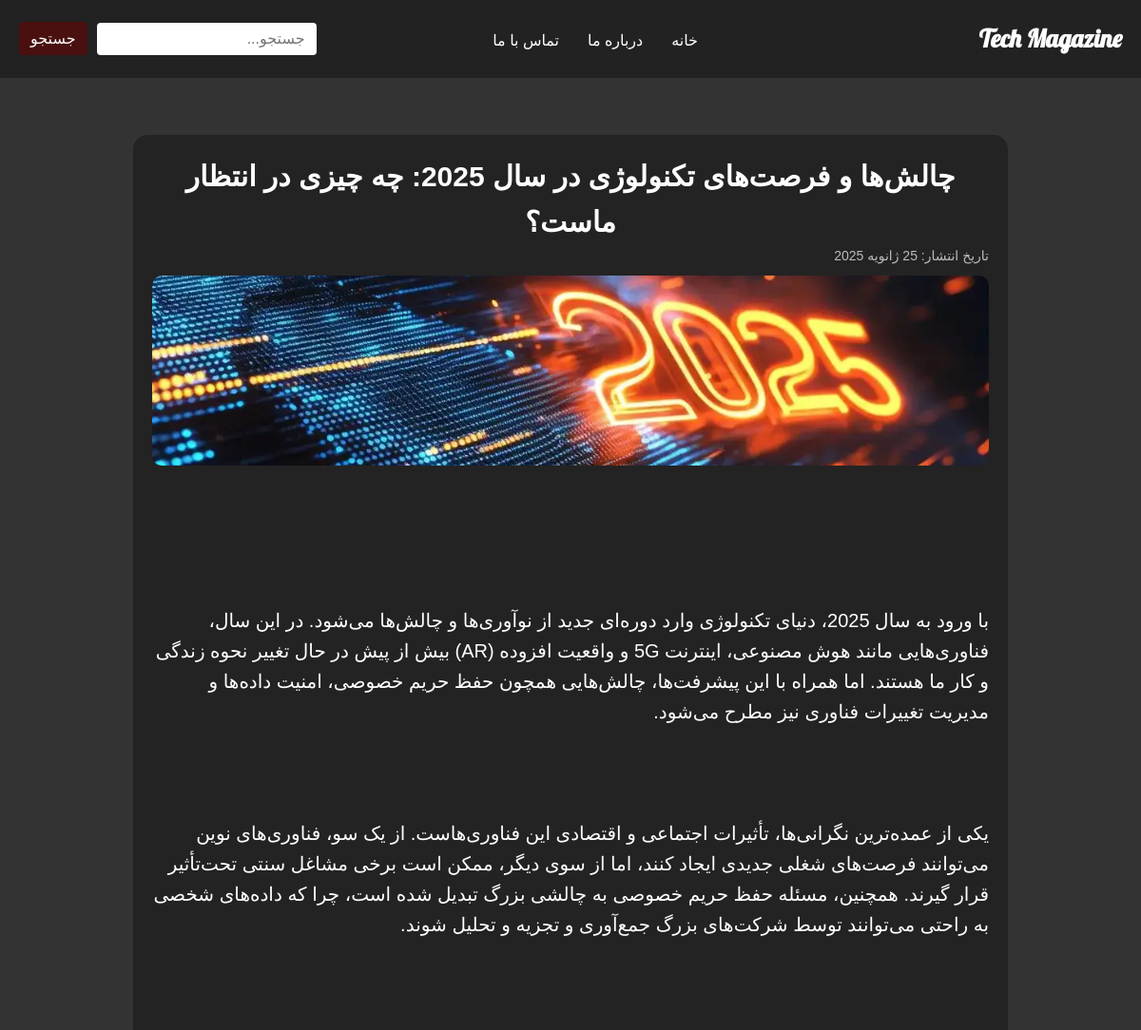
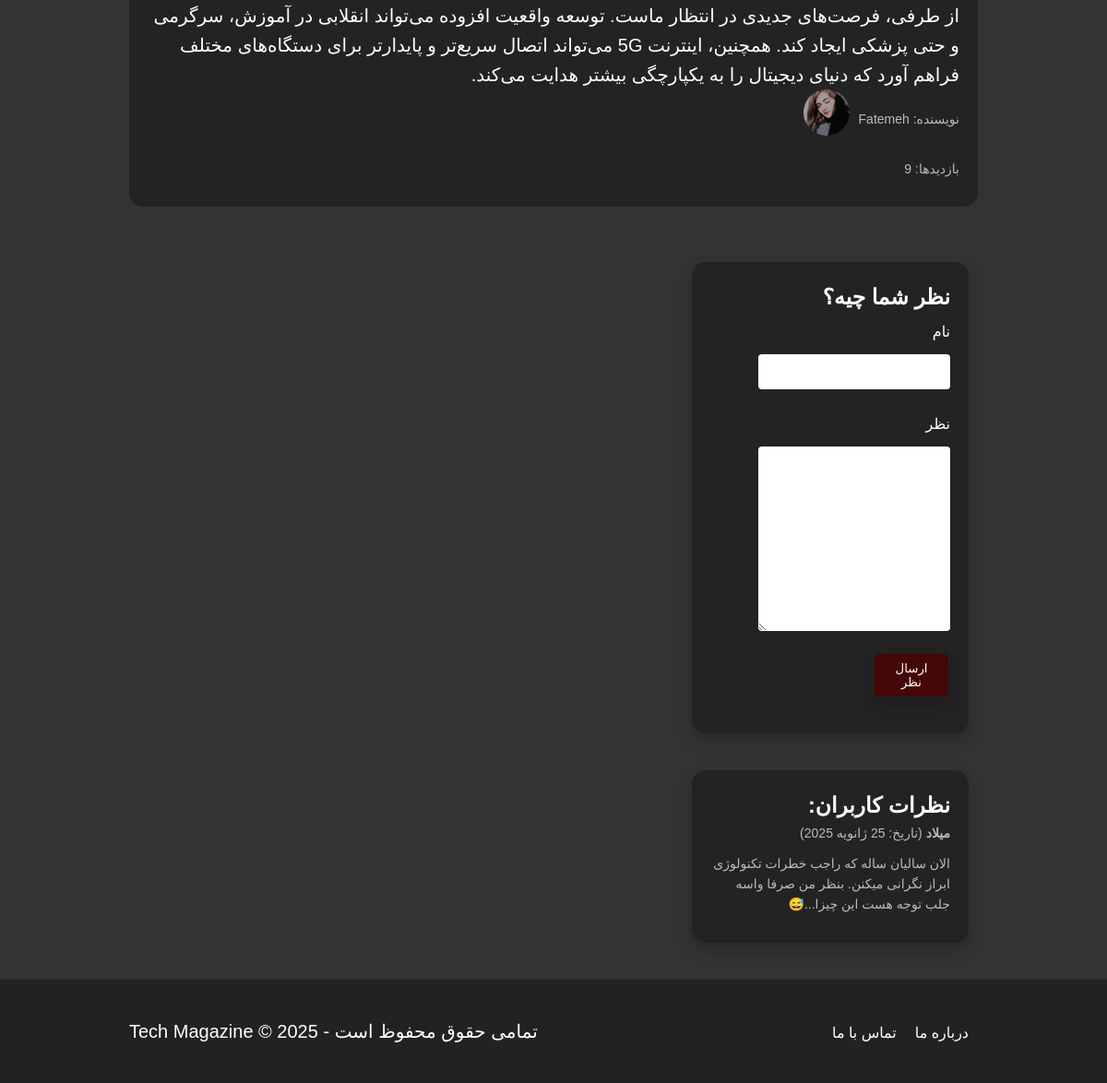
/article/15/, run on the app's committed database (2 pictures, top to bottom).
### blog/models.py (models this page shows, shortened)
class Article(models.Model):
    title = models.CharField(max_length=200)
    body = models.TextField()
    author = models.ForeignKey(
        settings.AUTH_USER_MODEL,  # اشاره به مدل کاربری سفارشی
        on_delete=models.CASCADE,  # حذف مقالات هنگام حذف کاربر
        related_name='articles',  # دسترسی به مقالات از طریق کاربر
    )
    publish_date = models.DateTimeField(auto_now_add=True)
    views = models.PositiveIntegerField(default=0)  # شمارنده بازدید
    sources = models.TextField(blank=True, null=True)  # منابع
    image = models.ImageField(upload_to='article_images/', blank=True, null=True)  # تصویر
    slug = models.SlugField(unique=True, blank=True)  # امکان خالی بودن در فرم
    def save(self, *args, **kwargs):
        self.body = self.body.replace('\n', '<br>')
        super().save(*args, **kwargs)  # ذخیره در دیتابیس

class CustomUser(AbstractUser):
    profile_picture = models.ImageField(upload_to='profile_pics/', null=True, blank=True)

class Comment(models.Model):
    article = models.ForeignKey(Article, related_name='comments', on_delete=models.CASCADE)
    name = models.CharField(max_length=100)
    content = models.TextField()
    publish_date = models.DateTimeField(auto_now_add=True)
    approved = models.BooleanField(default=False)  # وضعیت تایید کامنت (برای ادمین)

### blog/views.py (the view)
# urls.py: path('article/<int:id>/', views.article_detail, name='article_detail'),  # جزئیات مقالات
def article_detail(request, id):
    article = get_object_or_404(Article, id=id)
    article.views += 1
    article.save()
    if request.method == "POST":
        form = CommentForm(request.POST)
        if form.is_valid():
            comment = form.save(commit=False)
            comment.article = article  # اتصال کامنت به مقاله مربوطه
            comment.save()  # ذخیره کامنت در پایگاه داده
            return redirect('article_detail', id=article.id)
    else:
        form = CommentForm()
    comments = article.comments.filter(approved=True)
    return render(request, 'blog/article_detail.html', {
        'article': article,
        'form': form,
        'comments': comments,
    })

### blog/forms.py
class CommentForm(forms.ModelForm):
    class Meta:
        model = Comment
        fields = ['name', 'content']  # فیلدهای فرم

### blog/templates/blog/article_detail.html (shortened to what this page needs)
<!DOCTYPE html>
{% load static %}
<html lang="fa" dir="rtl">
<head>
  <link rel="stylesheet" href="{% static 'styles.css' %}">
</head>
<body>
  <header>
    <div class="header-content">
      <div class="right-section">
        <h1>Tech Magazine</h1>
      </div>
      <nav class="center-nav">
        <ul>
          <li><a href="{% url 'home' %}">خانه</a></li>
          <li><a href="{% url 'about' %}">درباره ما</a></li>
          <li><a href="{% url 'contact' %}">تماس با ما</a></li>
        </ul>
      </nav>
      <div class="search">
        <input type="text" placeholder="جستجو...">
        <button>جستجو</button>
      </div>
    </div>
  </header>
<section class="article-detail">
  <div class="container">
    <div class="article-card">
      <h2 class="article-title">{{ article.title }}</h2>
      <p class="date">تاریخ انتشار: {{ article.publish_date|date:"d F Y" }}</p>
      <div class="article-image-container">
        {% if article.image %}
          <img src="{{ article.image.url }}" alt="{{ article.title }}" class="article-image">
        {% else %}
          <img src="{% static 'default.jpg' %}" alt="{{ article.title }}" class="article-image">
        {% endif %}
      </div>
      <div class="article-body">
        {{ article.body|safe }}
      </div>
      <div class="article-meta">
        <p style="display: flex; align-items: center;">
          نویسنده: {{ article.author.username }}
          <img src="{{ article.author.profile_picture.url }}" alt="Profile Picture" style="width: 50px; height: 50px; border-radius: 50%; margin-right: 10px;">
        </p>
        <p class="views">بازدیدها: {{ article.views }}</p>
      </div>
    </div>
  </div>
</section>
<body class="article-detail-page">
    <div class="comment-form-card input">
      <h3>نظر شما چیه؟</h3>
      <form method="post">
        <div>
          <label for="id_name" class="id_name">نام</label>
          {{ form.name }}
        </div>
        <div>
          <label for="id_content"class="id_content">نظر</label>
          {{ form.content }}
        </div>
        <button type="submit" class="comment-form-card button">ارسال نظر</button>
      </form>
    </div>
    {% for comment in comments %}
      <div class="comment-card">
        <h3>نظرات کاربران:</h3>
        <p><strong>{{ comment.name }}</strong> (تاریخ: {{ comment.publish_date|date:"d F Y" }})</p>
        <p>{{ comment.content }}</p>
      </div>
    {% empty %}
      <p>هنوز نظری ثبت نشده است.</p>
    {% endfor %}
  <footer>
    <div class="container">
      <nav class="footer-nav">
        <ul>
          <li><a href="{% url 'about' %}">درباره ما</a></li>
          <li><a href="{% url 'contact' %}">تماس با ما</a></li>
        </ul>
      </nav>
      <div class="social-links">
        <p>تمامی حقوق محفوظ است - Tech Magazine © 2025</p>
      </div>
    </div>
  </footer>
</body>
</html>

### blog/static/styles.css (style rules this page uses)
* { margin: 0; padding: 0; box-sizing: border-box; font-family: 'Arial', sans-serif; }
body { background-color: #333; font-size: 20px; color: #fff; line-height: 1.6; }
.container { width: 80%; margin: 0 auto; }
header { background-color: #222; color: white; padding: 20px 0; }
.header-content { display: flex; justify-content: space-between; align-items: center; max-width: 1600px; margin: 0 auto; padding: 0 20px; }
.right-section h1 { font-size: 26px; font-family: 'Lobster', cursive; text-align: right; margin-right: 50px; margin: 0; }
.center-nav { flex: 1; text-align: center; margin-right: 110px; }
.center-nav ul { list-style: none; display: inline-flex; gap: 30px; padding: 0; margin: 0; }
nav ul li { margin: 0; }
.center-nav ul li a { color: white; text-decoration: none; font-size: 16px; }
.search { display: flex; align-items: center; gap: 10px; }
.search input { padding: 8px 12px; font-size: 16px; border: none; border-radius: 4px; }
.search button { padding: 8px 12px; font-size: 16px; border: none; border-radius: 4px; background-color: rgba(91, 8, 8, 0.705); color: white; cursor: pointer; }
.article-card { background-color: #242323; padding: 20px; border-radius: 15px; text-align: center; transition: transform 0.3s, box-shadow 0.3s; }
.article-card img { width: 100%; height: 200px; object-fit: cover; border-radius: 10px; margin-bottom: 15px; }
.article-card p { font-size: 14px; color: #bbb; margin-bottom: 10px; }
footer { background-color: #222; color: white; padding: 20px 0; text-align: center; }
.article-card { background-color: #242323; padding: 20px; border-radius: 15px; text-align: right; direction: rtl; line-height: 1.6; transition: transform 0.3s, box-shadow 0.3s; margin-top: 40px; }
.comment-card { background-color: #242323; padding: 20px; border-radius: 15px; margin-top: 20px; box-shadow: 0 8px 15px rgba(0, 0, 0, 0.2); }
.comment-card p { font-size: 20px; line-height: 1.6; font-family: 'IRANSans', 'Tahoma', sans-serif; color: #444; }
.comment-form-card { background-color: #242323; padding: 20px; border-radius: 15px; width: 25%; margin-right: 150px; margin-bottom: 20px; box-shadow: 0 8px 15px rgba(0, 0, 0, 0.2); margin-top: 40px; }
.comment-form-card input, .comment-form-card textarea { width: 80%; padding: 10px; border: none; border-radius: 4px; font-size: 16px; margin-top: 10px; display: flex; align-items: center; margin-bottom: 20px; }
.id_content , .id_name { font-size: 16px; margin-left: 10px; white-space: nowrap; }
.comment-form-card button { padding: 8px 10px; background-color: rgba(78, 1, 1, 0.8); color: white; border: none; border-radius: 5px; cursor: pointer; width: 80px; margin-top: 5px; margin-right: 2px; }
.comment-card { margin-top: 40px; margin-bottom: 40px; margin-right: 150px; width: 25%; }
.comment-card p { font-size: 14px; color: #bbb; margin-bottom: 10px; }
.article-body { white-space: pre-line; }
.article-title { text-align: center; }
.article-image-container { width: 100%; height: 200px; overflow: hidden; border-radius: 10px; margin-bottom: 15px; }
.article-image-container { width: 100%; height: 300px; overflow: hidden; position: relative; }
.article-image { width: 100%; height: 100%; object-fit: cover; object-position: center; }
body { display: flex; flex-direction: column; min-height: 100vh; margin: 0; }
footer { background-color: #222; color: white; text-align: center; padding: 10px 0; margin-top: auto; }
.container { padding: 20px; }
.footer-nav ul { display: flex; list-style: none; justify-content: center; padding: 0; }
.footer-nav ul li { margin: 0 10px; }
.footer-nav ul li a { text-decoration: none; color: #fff; font-size: 16px; }
footer { background-color: #222; color: #fff; text-align: center; padding: 20px 0; position: relative; bottom: 0; width: 100%; }
footer .container { display: flex; justify-content: space-between; align-items: center; }

### data on the page
Article: title "چالش‌ها و فرصت‌های تکنولوژی در سال 2025: چه چیزی در انتظار ماست؟", publish_date "25 ژانویه 2025", image (picture), body "با ورود به سال 2025، دنیای تکنولوژی وارد دوره‌ای جدید از نوآوری‌ها و چالش‌ها می‌شود. در این سال، فناوری‌هایی مانند هوش مصنوعی، اینترنت 5G و واقعیت افزوده (AR) بیش از پیش در حال تغییر نحوه زندگی و کار ما هستند. اما همراه با این پیشرفت‌ها، چالش‌هایی همچون حفظ حریم خصوصی، امنیت داده‌ها و مدیریت تغییرات فناوری نیز مطرح می‌شود. یکی از عمده‌ترین نگرانی‌ها، تأثیرات اجتماعی و اقتصادی این فناوری‌هاست. از یک سو، فناوری‌های نوین می‌توانند فرصت‌های شغلی جدیدی ایجاد کنند، اما از سوی دیگر، ممکن است برخی مشاغل سنتی تحت‌تأثیر قرار گیرند. همچنین، مسئله حفظ حریم خصوصی به چالشی بزرگ تبدیل شده است، چرا که داده‌های شخصی به راحتی می‌توانند توسط شرکت‌های بزرگ جمع‌آوری و تجزیه و تحلیل شوند. از طرفی، فرصت‌های جدیدی…", author.username "Fatemeh", author.profile_picture (picture), views "9"
Comment: name "میلاد", publish_date "25 ژانویه 2025", content "الان سالیان ساله که راجب خطرات تکنولوژی ابراز نگرانی میکنن. بنظر من صرفا واسه جلب توجه هست این چیزا...😅"
